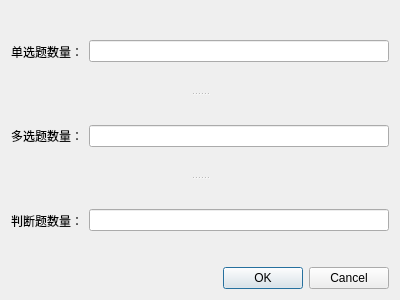
<?xml version="1.0" encoding="UTF-8"?>
<ui version="4.0">
 <class>simu_input</class>
 <widget class="QDialog" name="simu_input">
  <property name="geometry">
   <rect>
    <x>0</x>
    <y>0</y>
    <width>400</width>
    <height>300</height>
   </rect>
  </property>
  <property name="windowTitle">
   <string>输入题目数量</string>
  </property>
  <property name="windowIcon">
   <iconset>
    <normaloff>shinnku.ico</normaloff>shinnku.ico</iconset>
  </property>
  <layout class="QGridLayout" name="gridLayout">
   <item row="0" column="0">
    <widget class="QSplitter" name="splitter">
     <property name="orientation">
      <enum>Qt::Vertical</enum>
     </property>
     <widget class="QWidget" name="layoutWidget">
      <layout class="QHBoxLayout" name="horizontalLayout">
       <item>
        <widget class="QLabel" name="label">
         <property name="text">
          <string>单选题数量：</string>
         </property>
        </widget>
       </item>
       <item>
        <widget class="QLineEdit" name="simple_n"/>
       </item>
      </layout>
     </widget>
     <widget class="QWidget" name="layoutWidget">
      <layout class="QHBoxLayout" name="horizontalLayout_2">
       <item>
        <widget class="QLabel" name="label_2">
         <property name="text">
          <string>多选题数量：</string>
         </property>
        </widget>
       </item>
       <item>
        <widget class="QLineEdit" name="multi_n"/>
       </item>
      </layout>
     </widget>
     <widget class="QWidget" name="layoutWidget_2">
      <layout class="QHBoxLayout" name="horizontalLayout_3">
       <item>
        <widget class="QLabel" name="label_3">
         <property name="text">
          <string>判断题数量：</string>
         </property>
        </widget>
       </item>
       <item>
        <widget class="QLineEdit" name="judge_n"/>
       </item>
      </layout>
     </widget>
    </widget>
   </item>
   <item row="1" column="0">
    <widget class="QDialogButtonBox" name="buttonBox">
     <property name="orientation">
      <enum>Qt::Horizontal</enum>
     </property>
     <property name="standardButtons">
      <set>QDialogButtonBox::Cancel|QDialogButtonBox::Ok</set>
     </property>
    </widget>
   </item>
  </layout>
 </widget>
 <resources/>
 <connections>
  <connection>
   <sender>buttonBox</sender>
   <signal>accepted()</signal>
   <receiver>simu_input</receiver>
   <slot>accept()</slot>
   <hints>
    <hint type="sourcelabel">
     <x>248</x>
     <y>254</y>
    </hint>
    <hint type="destinationlabel">
     <x>157</x>
     <y>274</y>
    </hint>
   </hints>
  </connection>
  <connection>
   <sender>buttonBox</sender>
   <signal>rejected()</signal>
   <receiver>simu_input</receiver>
   <slot>reject()</slot>
   <hints>
    <hint type="sourcelabel">
     <x>316</x>
     <y>260</y>
    </hint>
    <hint type="destinationlabel">
     <x>286</x>
     <y>274</y>
    </hint>
   </hints>
  </connection>
 </connections>
</ui>
